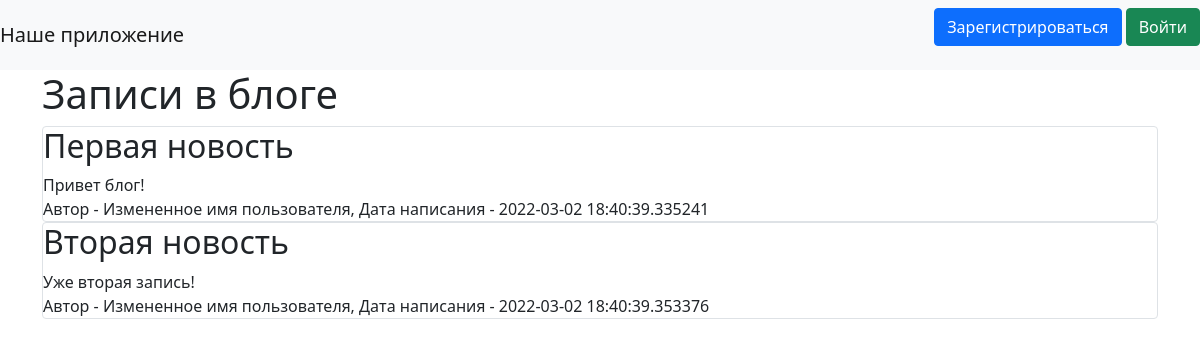
The page / on the database its author committed.
### data/news.py (models this page shows)
class News(SqlAlchemyBase):
    __tablename__ = 'news'
    id = sqlalchemy.Column(sqlalchemy.Integer,
                           primary_key=True, autoincrement=True, nullable=False)
    title = sqlalchemy.Column(sqlalchemy.String, nullable=True)
    content = sqlalchemy.Column(sqlalchemy.String, nullable=True)
    created_date = sqlalchemy.Column(sqlalchemy.DateTime,
                                     default=datetime.datetime.now, nullable=False)
    is_private = sqlalchemy.Column(sqlalchemy.Boolean, default=True, nullable=False)
    user_id = sqlalchemy.Column(sqlalchemy.Integer,
                                sqlalchemy.ForeignKey("users.id"))
    user = orm.relation('User')

### data/users.py (models this page shows, shortened)
class User(SqlAlchemyBase, UserMixin):
    __tablename__ = 'users'
    id = sqlalchemy.Column(sqlalchemy.Integer, primary_key=True,
                           autoincrement=True, nullable=False)
    name = sqlalchemy.Column(sqlalchemy.String, nullable=False)
    about = sqlalchemy.Column(sqlalchemy.String, nullable=True)
    email = sqlalchemy.Column(sqlalchemy.String, index=True, unique=True,
                              nullable=False)
    hashed_password = sqlalchemy.Column(sqlalchemy.String, nullable=True)
    created_date = sqlalchemy.Column(sqlalchemy.DateTime, nullable=False,
                                     default=datetime.datetime.now)
    news = orm.relation("News", back_populates='user')

### main.py (the view)
@app.route("/")
def index():
    db_sess = db_session.create_session()
    if current_user.is_authenticated:
        news = db_sess.query(News).filter(
            (News.user == current_user) | (News.is_private != True))
    else:
        news = db_sess.query(News).filter(News.is_private != True)
    return render_template("index.html", news=news)

### data/db_session.py (called while the page is built)
def create_session() -> Session:
    global __factory
    return __factory()

### templates/index.html (shortened to what this page needs)
{% extends "base.html" %}
{% block content %}
<h1>Записи в блоге</h1>
{% for item in news%}
<div class="col-md6 border rounded">
    <h2>{{item.title}}</h2>
    <div>
        {{item.content}}
    </div>
    <div>
        Автор - {{item.user.name}}, Дата написания - {{item.created_date}}
    </div>
</div>
{% endfor %}
{% endblock %}

### rows shown on the page
News: title "Первая новость", content "Привет блог!", user.name "Измененное имя пользователя", created_date "2022-03-02 18:40:39.335241"
News: title "Вторая новость", content "Уже вторая запись!", user.name "Измененное имя пользователя", created_date "2022-03-02 18:40:39.353376"
